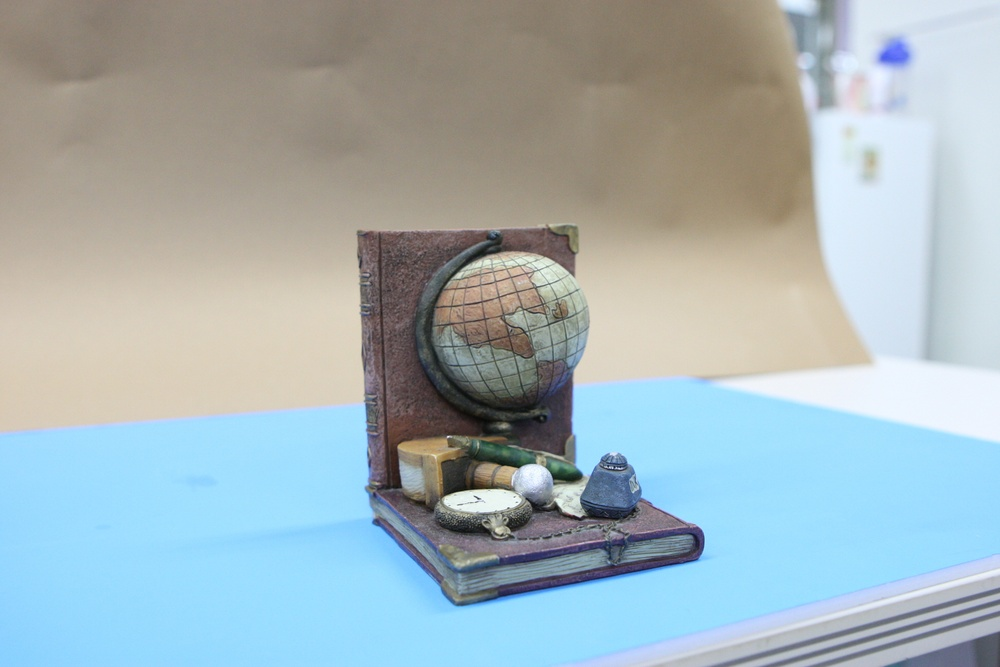
#> input picture CVtermPrj/sfm01.JPG, 1000 x 667 px, shrunk from 1944 x 1296 before the run
$ python feature_extraction.py
#> lines starting #> are read from the running program, lines starting #| are printed output that depends on the picture; after the words box and inside, x2 and y2 are one past the last pixel; in counts of white or black regions, pixels touching at a corner belong together
import cv2
import matplotlib.pyplot as plt
import numpy as np
import pandas as pd
import time
#from rw1 import SuperPointFrontend

"""
def write_pointcloud(filename,xyz_points,rgb_points=None):

    # creates a .pkl file of the point clouds generated


    assert xyz_points.shape[1] == 3,'Input XYZ points should be Nx3 float array'
    if rgb_points is None:
        rgb_points = np.ones(xyz_points.shape).astype(np.uint8)*255
    assert xyz_points.shape == rgb_points.shape,'Input RGB colors should be Nx3 float array and have same size as input XYZ points'

    # Write header of .ply file
    fid = open(filename,'wb')
    fid.write(bytes('ply\n', 'utf-8'))
    fid.write(bytes('format binary_little_endian 1.0\n', 'utf-8'))
    fid.write(bytes('element vertex %d\n'%xyz_points.shape[0], 'utf-8'))
    fid.write(bytes('property float x\n', 'utf-8'))
    fid.write(bytes('property float y\n', 'utf-8'))
    fid.write(bytes('property float z\n', 'utf-8'))
    fid.write(bytes('property uchar red\n', 'utf-8'))
    fid.write(bytes('property uchar green\n', 'utf-8'))
    fid.write(bytes('property uchar blue\n', 'utf-8'))
    fid.write(bytes('end_header\n', 'utf-8'))

    # Write 3D points to .ply file
    for i in range(xyz_points.shape[0]):
        fid.write(bytearray(struct.pack("fffccc",xyz_points[i,0],xyz_points[i,1],xyz_points[i,2],
                                        rgb_points[i,0].tostring(),rgb_points[i,1].tostring(),
                                        rgb_points[i,2].tostring())))
    fid.close()
"""

# =============================================================================
# Set the variables and Load the images
# =============================================================================
# Set the directory of the images
path1 = 'sfm01.JPG'
path2 = 'sfm02.JPG'

# Camera parameter
K = np.array([[1698.873755, 0.000000, 971.7497705],
              [0.000000, 1698.8796645, 647.7488275],
              [0.000000, 0.000000, 1.000000]])

# Load the images
img01 = cv2.imread(path1)
#> img01 is the input picture: shape (667, 1000, 3); mean B, G, R 183.6, 179.5, 164.3
img02 = cv2.imread(path2)
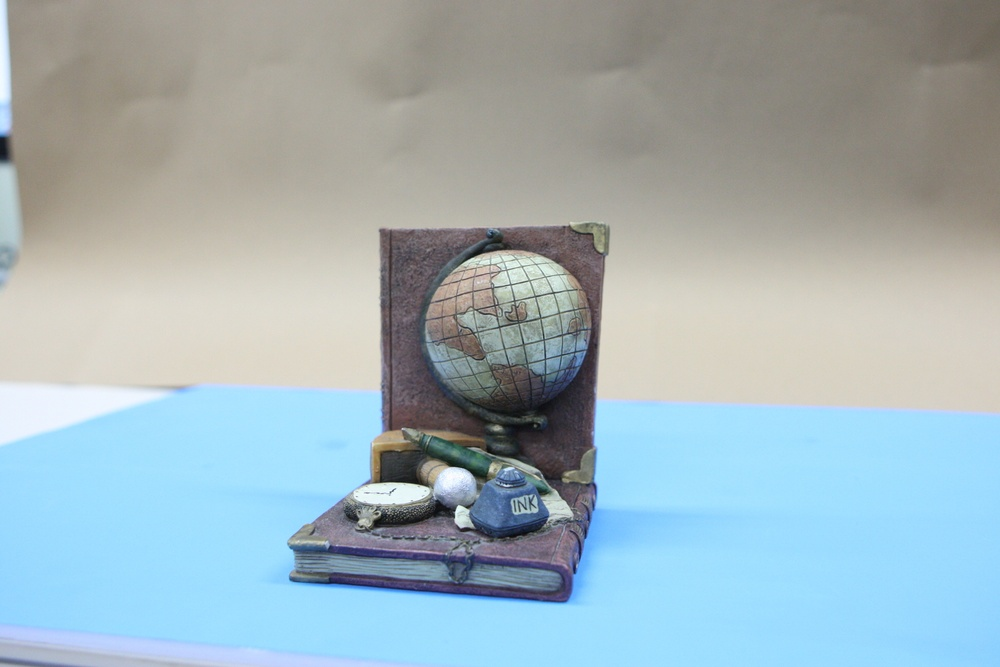
#> input picture CVtermPrj/sfm02.JPG, 1000 x 667 px, shrunk from 1944 x 1296 before the run
#> img02 is the input picture: shape (667, 1000, 3); mean B, G, R 185.1, 179.3, 161.4

"""
plt.figure(1)
plt.imshow(img01)
plt.figure(2)
plt.imshow(img02)
plt.show()
"""

"""
fig,ax = plt.subplots(ncols=2)
ax[0].imshow(img01)
ax[1].imshow(img02)
"""
# Convert images in grayscale
img01_2_gray = cv2.cvtColor(img01, cv2.COLOR_BGR2GRAY)
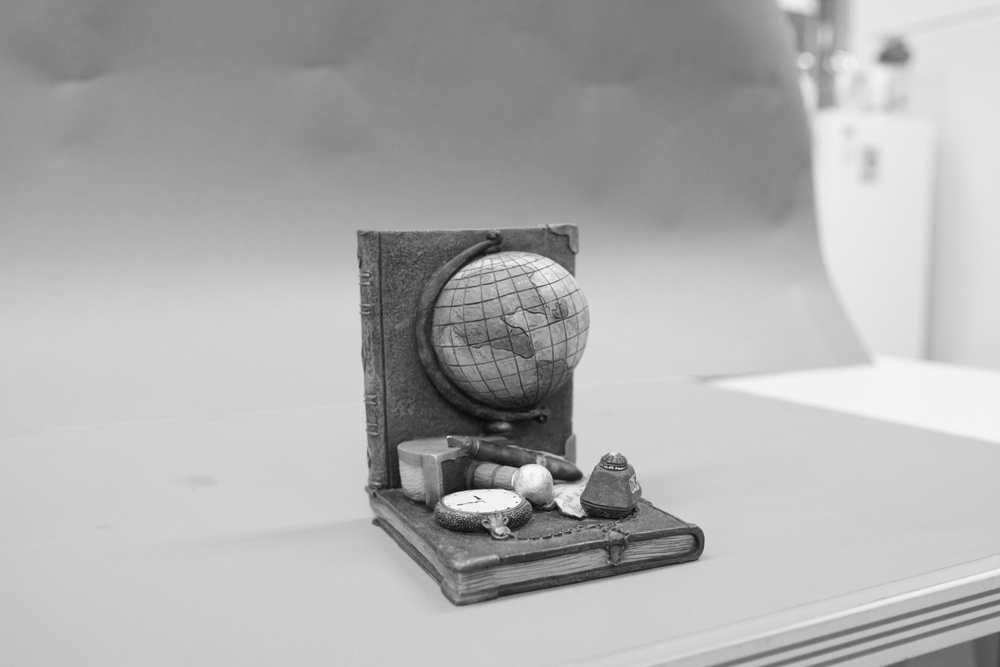
#> img01_2_gray: shape (667, 1000); min 8, max 253, mean 175.4
img02_2_gray = cv2.cvtColor(img02, cv2.COLOR_BGR2GRAY)
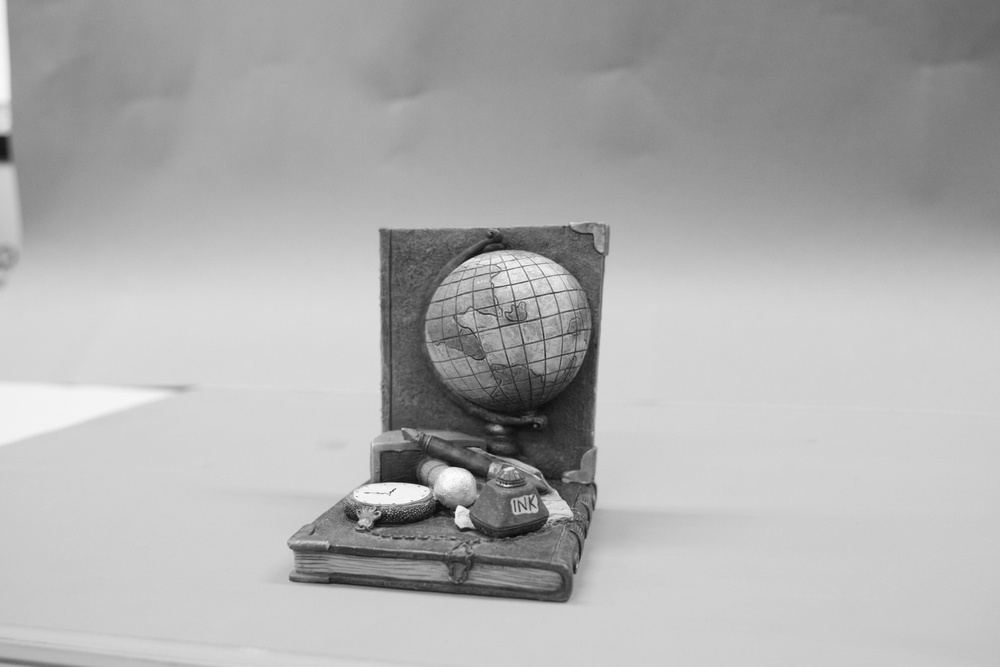
#> img02_2_gray: shape (667, 1000); min 10, max 254, mean 174.6


"""
cv2.imshow('1', img01_2_gray)
cv2.waitKey()
cv2.destroyAllWindows()
"""

# =============================================================================
# Feature Extration and Matching
# =============================================================================
# Feature extraction using SIFT algorithm
t0 = time.clock()
sift = cv2.SIFT_create()

kp1, des1 = sift.detectAndCompute(img01_2_gray, None)
#> kp1 = 869 keypoints; strongest (x, y, size): (461, 503, 17.8), (533, 476, 18.9), (569, 498, 17.6), (573, 477, 9.6)
kp2, des2 = sift.detectAndCompute(img02_2_gray, None)
#> kp2 = 852 keypoints; strongest (x, y, size): (405, 495, 18.2), (451, 480, 20.7), (396, 466, 25.3), (440, 509, 16.6)

# Feature matching using knn algorithm
FLANN_INDEX_KDTREE = 1
index_params = dict(algorithm = FLANN_INDEX_KDTREE, trees = 5)
search_params = dict(checks=50)

flann = cv2.FlannBasedMatcher(index_params,search_params)
matches = flann.knnMatch(des1,des2,k=2)
#> matches = 869 matches

good = []
pts1 = []
pts2 = []


for i,(m,n) in enumerate(matches):
    if m.distance < 0.85*n.distance:
        pts2.append(kp2[m.trainIdx].pt)
        pts1.append(kp1[m.queryIdx].pt)
        good.append([m])
#> after the loop, good = 180 matches; pts1 = 180 pairs, first value 356.6 to 979.3, second value 225.4 to 643.8; pts2 = 180 pairs, first value 291.6 to 601.4, second value 223.6 to 591.3
pts1 = np.array(pts1)
pts2 = np.array(pts2)

t1 = time.clock() - t0
print(t1)
# Check whether the features are extracted well
for j in range(len(pts1)):
    pt1 = (int(round(pts1[j,0])), int(round(pts1[j,1])))
    pt2 = (int(round(pts2[j,0])), int(round(pts2[j,1])))
    cv2.circle(img01, pt1, 3, (0, 255, 0), -1, lineType=16)
    cv2.circle(img02, pt2, 3, (0, 255, 0), -1, lineType=16)
#> this loop made 180 passes
#> (pt1, pt2) on passes 1 to 3: ((357, 271), (564, 503)), ((359, 317), (379, 387)), ((362, 392), (379, 387))
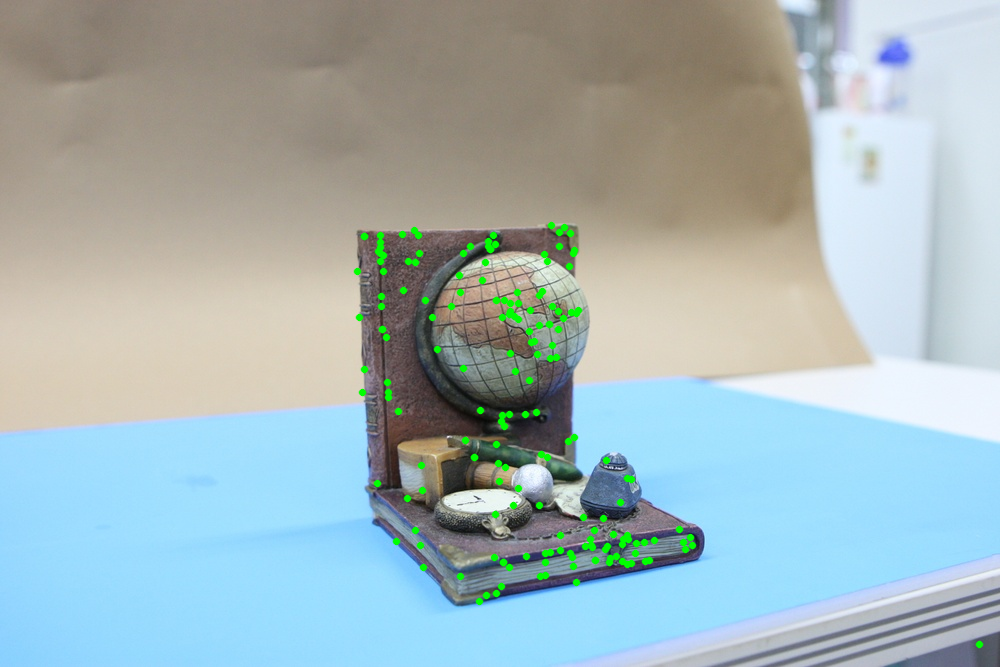
#> img01: shape (667, 1000, 3); 1.35% of pixels changed, all inside (x1, y1, x2, y2) = (353, 221, 984, 649)
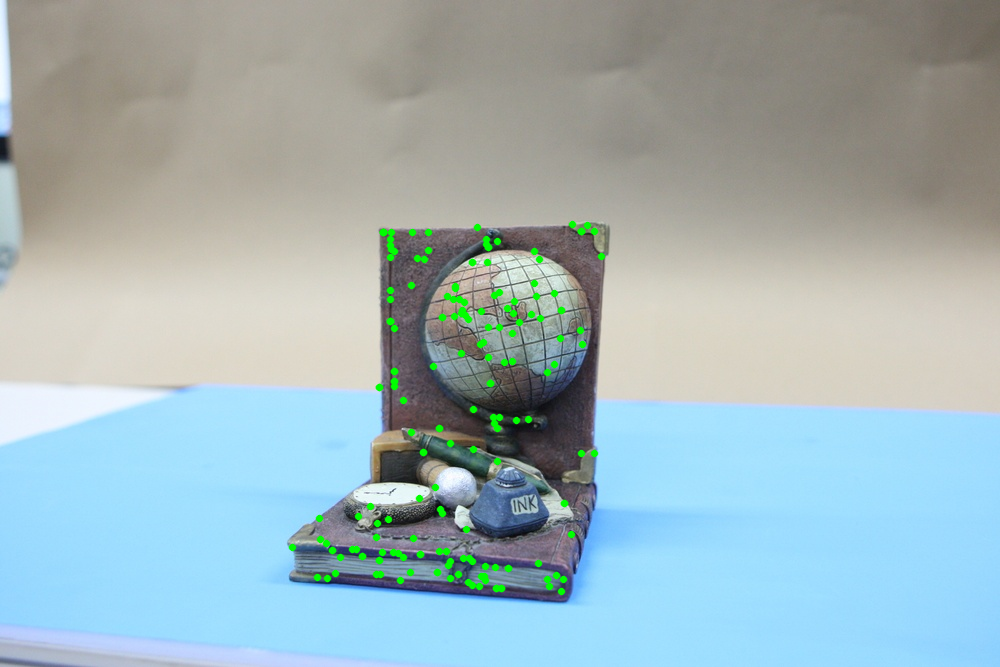
#> img02: shape (667, 1000, 3); 1.22% of pixels changed, all inside (x1, y1, x2, y2) = (288, 220, 606, 596)

cv2.imwrite('sift_out01.JPG', img01)
cv2.imwrite('sift_out02.JPG', img02)

# Check SIFT feature matching between two images
img01 = cv2.cvtColor(img01, cv2.COLOR_BGR2RGB)
img02 = cv2.cvtColor(img02, cv2.COLOR_BGR2RGB)
img_sift_match = cv2.drawMatchesKnn(img01,kp1,img02,kp2,good,None,flags=2)
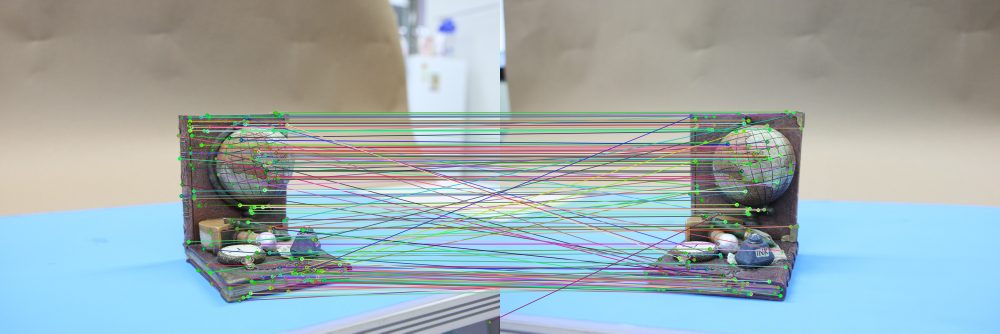
#> img_sift_match: shape (667, 2000, 3) (shown at 1/2 size); mean R, G, B 158.1, 173.1, 175.5

plt.imshow(img_sift_match),plt.show()


# =============================================================================
# Find essential matrix using RANSAC
# =============================================================================
# Make feature points into homogeneous form
homog_pts1 = np.vstack((pts1.T, np.ones(len(pts1))))
homog_pts2 = np.vstack((pts2.T, np.ones(len(pts2))))

# Transform pixel points onto normalized coordination
norm_pts1 = np.linalg.inv(K).dot(homog_pts1)
norm_pts2 = np.linalg.inv(K).dot(homog_pts2)

# Calculate essential matrix using RANSAC and 5-point algorithm
E, mask = cv2.findEssentialMat(pts1, pts2, K, method=cv2.RANSAC, prob=0.999, threshold=1.0)
#> E = [[-0.0279, 0.208, 0.0665], [0.537, -0.0256, -0.453], [0.104, 0.666, 0.0516]]; mask = 180 values, max 1 at index 3, min 0 at index 0, mean 0.556


# =============================================================================
# Derive the best projection matrix
# =============================================================================
# Calculate rotation and translation matrix using essential matrix decomposition
_, R_est, t_est, _ = cv2.recoverPose(E, pts1, pts2, K)
#> R_est = [[0.362, -0.239, 0.901], [0.196, 0.964, 0.177], [-0.911, 0.112, 0.396]]; t_est = [-0.95, -0.106, 0.293]


P0 = np.eye(3, 4)
P1 = np.hstack((R_est, t_est))
#> P1 = [[0.362, -0.239, 0.901, -0.95], [0.196, 0.964, 0.177, -0.106], [-0.911, 0.112, 0.396, 0.293]]

proj_l = np.dot(K, P0)
proj_r = np.dot(K, P1)
#> proj_r = [[-269.9, -297.7, 1915.5, -1329.6], [-257.8, 1711, 558.2, 9.43], [-0.911, 0.112, 0.396, 0.293]]

points_4d_hom = cv2.triangulatePoints(P0, P1, norm_pts1[:2], norm_pts2[:2])

X = points_4d_hom/points_4d_hom[3]

x1 = np.dot(proj_l[:3], X)
x2 = np.dot(proj_r[:3], X)

x1 /= x1[2]
x2 /= x2[2]


df1 = pd.DataFrame(X[:3].T)
#> df1 = table of 180 rows and 3 columns
df1.to_csv('sift_3d_pts.csv', header=False, index=False)

df2 = pd.DataFrame(pts1)
#> df2 = table of 180 rows and 2 columns
df2.to_csv('sift_pts1.csv', header=False, index=False)
"""
colors = []
for y_idx, x_idx in pts1:
    colors.append(img01[np.int8(x_idx), np.int8(y_idx), :])

colors = np.array(colors)

write_pointcloud("out3.ply", X[:3].T , colors)
"""
